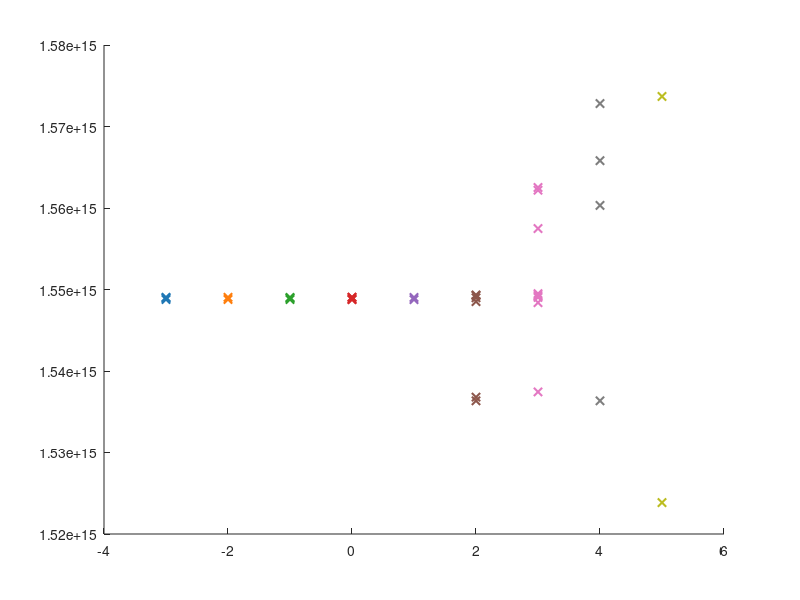

The MATLAB script that drew this image: (Note: this script raises an error after producing the figure.)
clc;clear;close all;

m_values = [-3, -2, -1, 0, 1, 2, 3, 4, 5 ]; 
function_values = {
    [1.548779838378416E15,1.548955094237239E15,1.549042722166650E15],      
    [1.548779838378416E15,1.549042722166650E15],                          
    [1.548779838378416E15,1.548955094237239E15,1.549020815184297E15],      
    [1.548757931396064E15,1.548801745360769E15,1.549020815184297E15,...
     1.549064629149003E15]                                                 
    [1.548757931396064E15,1.549020815184297E15],                          
    [1.536336672402025E15,1.536796719031433E15,1.548516954590183E15,...
     1.548977001219592E15,1.549261791990178E15,1.549327512937236E15],      
    [1.537432021519665E15,1.548385512696066E15,1.549042722166650E15,...
     1.549261791990178E15,1.549480861813706E15,1.557476910372479E15,...
     1.562186911578331E15,1.562515516313623E15],                           
    [1.536336672402025E15,1.560324818078343E15,1.565801563666544E15,...
     1.572811798019441E15],                                                
    [1.523849692460927E15,1.573688077313553E15],                           
};

colors = [
    0.1216, 0.4667, 0.7059;  
    1.0000, 0.4980, 0.0549;  
    0.1725, 0.6275, 0.1725;  
    0.8392, 0.1529, 0.1569;  
    0.5804, 0.4039, 0.7412;  
    0.5490, 0.3373, 0.2941;  
    0.8902, 0.4667, 0.7608;  
    0.4980, 0.4980, 0.4980;  
    0.7373, 0.7412, 0.1333   
]; 

figure;
hold on;
for i = length(m_values):-1:1
    m = m_values(i);
    values = function_values{i};
    scatter(repmat(m, size(values)), values,...
        'x','LineWidth', 1.5,'MarkerEdgeColor', colors(i,:));
end

yline(1.548823652343122e+15,'k-','LineWidth',1.5)
hold off;

xlabel('m', 'Interpreter', 'latex');
ylabel('Frequency (Hz)', 'Interpreter', 'latex');
legend('$\tilde{\omega}_{n\pm},\ \delta_1 = 2^{5}$',...
    '$\tilde{\omega}_{n\pm},\ \delta_1 = 2^{4}$',...
    '$\tilde{\omega}_{n\pm},\ \delta_1 = 2^{3}$',...
    '$\tilde{\omega}_{n\pm},\ \delta_1 = 2^{2}$',...
    '$\tilde{\omega}_{n\pm},\ \delta_1 = 2^{1}$',...
    '$\tilde{\omega}_{n\pm},\ \delta_1 = 2^{0}$',...
    '$\tilde{\omega}_{n\pm},\ \delta_1 = 2^{-1}$',...
    '$\tilde{\omega}_{n\pm},\ \delta_1 = 2^{-2}$',...
    '$\tilde{\omega}_{n\pm},\ \delta_1 = 2^{-3}$',...
    '$\tilde{\omega}_{s,n}$','Interpreter', 'latex')
grid off;
